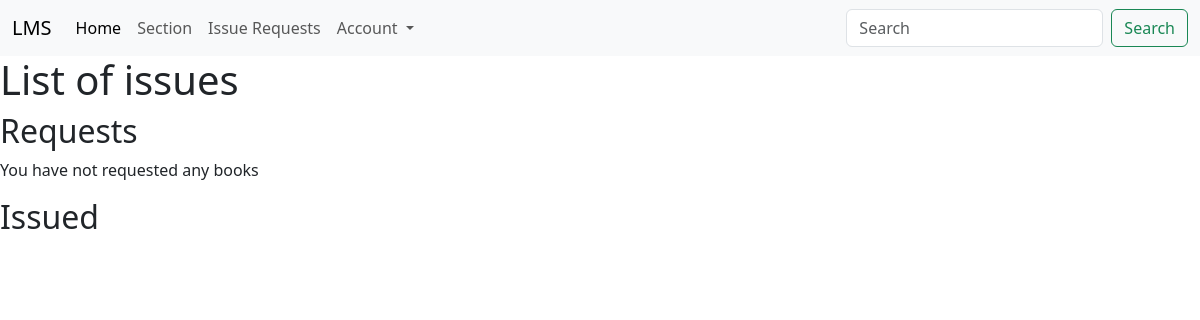
Page /issues (signed in) on the earlier database version.
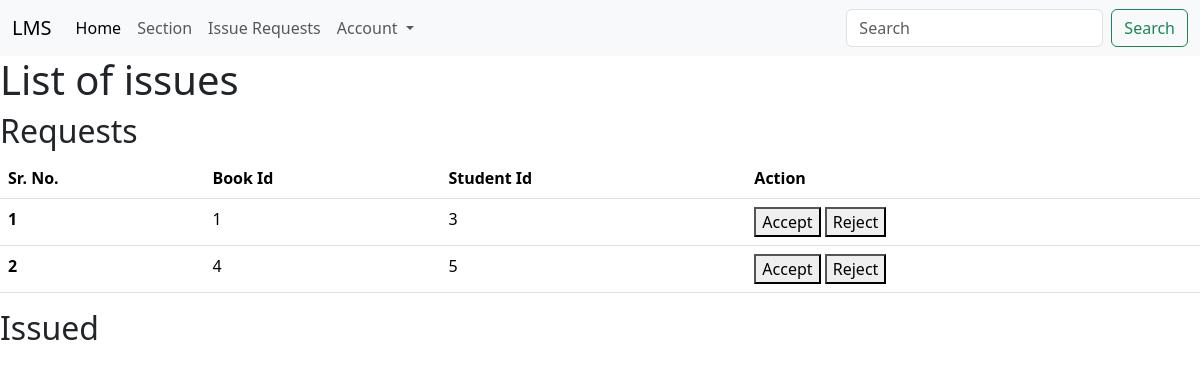
Same page on the later database version.
### app/models.py (models this page shows)
class BookIssue(db.Model):
    __name__ = "book_issues"
    id = db.Column(db.Integer, autoincrement=True, primary_key=True)
    book_id = db.Column(db.Integer, db.ForeignKey("books.book_id"), nullable=False)
    user_id = db.Column(db.Integer, db.ForeignKey("users.user_id"))
    date_issued = db.Column(db.Date, nullable=True)
    date_returned = db.Column(db.Date, nullable=True)
    is_revoked = db.Column(db.Boolean, default=False)
    request_accepted = db.Column(db.Boolean, default=False)
    ...
    id

### app/bp/book_issues.py (the view)
@bp.route("/issues", methods=["GET", "POST"])
@login_required("admin")
def issues():
    all_issues = BookIssue.query.all()
    return render_template("issues/issues.html", issues=all_issues)

### app/bp/users.py (called while the page is built)
def login_required(role):
    def decorator(original):
        @wraps(original)
        def wrapper(*args, **kwargs):
            if (
                session.get("username")
                and session.get("email")
                and session.get("role") == role
            ):
                return original(*args, **kwargs)
            else:
                flash(f"You need to login as {role}", "warning")
                return redirect(url_for("user.login"))
        return wrapper
    return decorator

### templates/issues/issues.html
{% extends "base.html" %}
{% block content%}
{% if session['role'] == 'student'%}
<h1>Your Issues</h1>
{% else %}
<h1>List of issues</h1>
{% endif%}
<div>
    {% if session['role'] == 'student'%}
    <h2>Requests</h2>
    {% else %}
    <h2>Requests</h2>
    {% endif%}
    {% if issues[0] %}
    <table class="table">
        <thead>
            <tr>
                <th scope="col">Sr. No.</th>
                <th scope="col">Book Id</th>
                <th scope="col">Student Id</th>
                <th scope="col">Action</th>
            </tr>
        </thead>
        <tbody>
            {% for issue in issues %}
            {% if not issue.request_accepted%}
            <tr>
                <th scope="row">{{loop.index}}</th>
                <td>{{issue.book_id}}</td>
                <td>{{issue.user_id}}</td>
                <td>
                    <button>Accept</button>
                    <button>Reject</button>
                </td>
            </tr>
            {% endif %}
            {% endfor %}
        </tbody>
    </table>
    {% else %}
    <p>You have not requested any books</p>
    {% endif%}
</div>
<div>
    <h2>Issued</h2>
</div>
{% endblock%}

Differences in the rows shown:
added BookIssue: book_id "1", user_id "3"
added BookIssue: book_id "4", user_id "5"
Other differences:
text no longer shown: "You have not requested any books"
text now shown: "Sr. No. Book Id Student Id Action"
